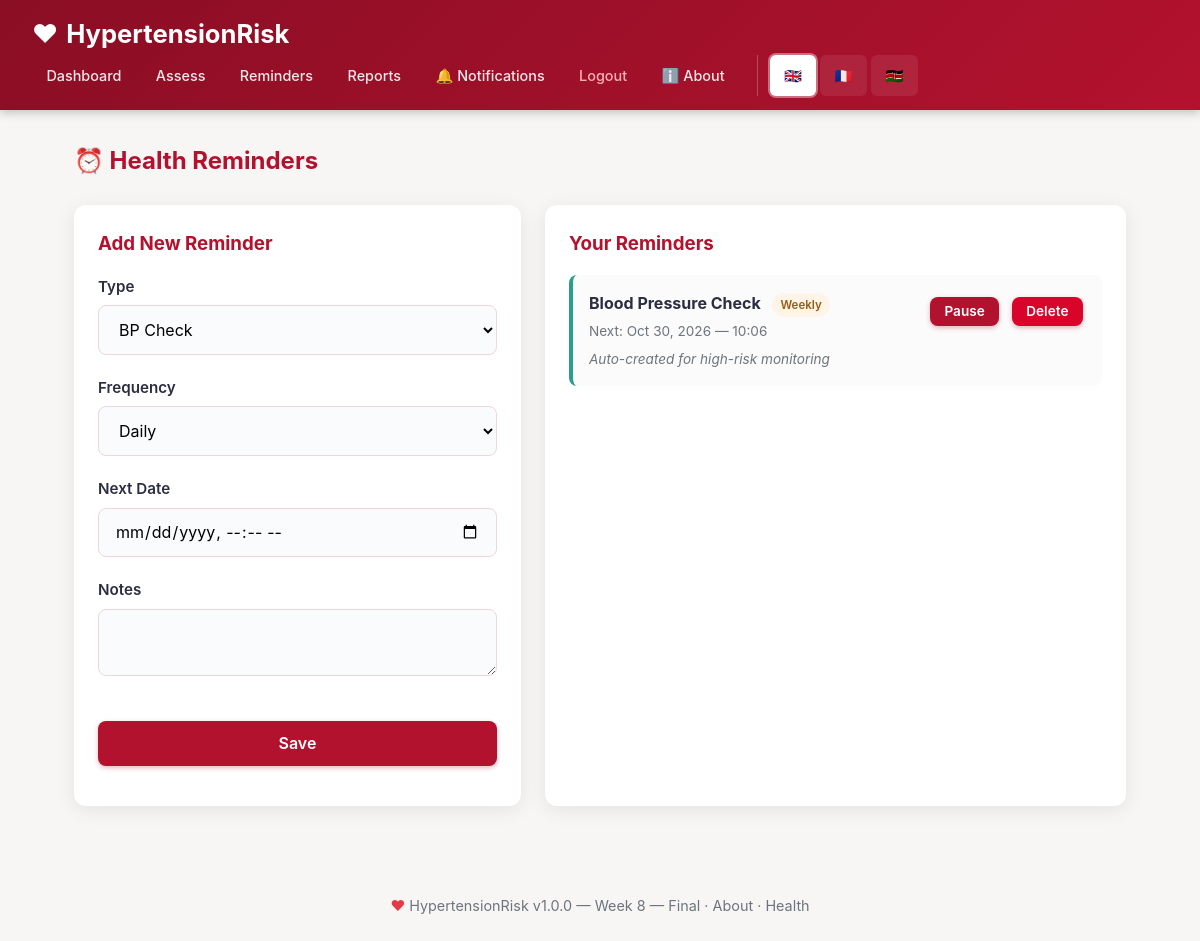
Page /reminders (signed in) on the committed database.
### app.py (models this page shows)
class Reminder(db.Model):
    id = db.Column(db.Integer, primary_key=True)
    user_id = db.Column(db.Integer, db.ForeignKey('user.id'), nullable=False)
    reminder_type = db.Column(db.String(50)); frequency = db.Column(db.String(30))
    next_date = db.Column(db.DateTime); notes = db.Column(db.Text)
    active = db.Column(db.Boolean, default=True)
    created_at = db.Column(db.DateTime, default=datetime.utcnow)

### app.py (the view)
@app.route('/reminders', methods=['GET','POST'])
@login_required
def reminders():
    form = ReminderForm()
    if form.validate_on_submit():
        db.session.add(Reminder(user_id=current_user.id, reminder_type=form.reminder_type.data, frequency=form.frequency.data, next_date=form.next_date.data, notes=form.notes.data))
        db.session.commit(); flash('Reminder created!', 'success'); return redirect(url_for('reminders'))
    return render_template('reminders.html', form=form, reminders=Reminder.query.filter_by(user_id=current_user.id).all())

### app.py
class ReminderForm(FlaskForm):
    reminder_type = SelectField('Type', choices=[('Blood Pressure Check','BP Check'),('Medication','Medication'),('Follow-up','Follow-up'),('Exercise','Exercise'),('Custom','Custom')])
    frequency = SelectField('Frequency', choices=[('Daily','Daily'),('Weekly','Weekly'),('Monthly','Monthly')])
    next_date = DateTimeLocalField('Next Date', format='%Y-%m-%dT%H:%M', validators=[InputRequired()])
    notes = TextAreaField('Notes', validators=[Optional(), Length(max=300)])
    submit = SubmitField('Save')

### app.py (called while the page is built)
def get_current_language():
    url_lang = request.args.get('lang')
    if url_lang and url_lang in TRANSLATIONS:
        session['language'] = url_lang
        return url_lang
    return session.get('language', 'en')

@app.before_request
def before_request():
    g.lang = get_current_language()
    g.t = lambda key: get_text(g.lang, key)

@app.context_processor
def inject_globals():
    return {
        't': lambda key: get_text(g.lang, key),
        'current_lang': g.lang,
        'supported_languages': SUPPORTED_LANGUAGES,
        'app_version': APP_VERSION,
        'app_build': APP_BUILD_DATE,
    }

@login_manager.user_loader
def load_user(user_id):
    return User.query.get(int(user_id))

### translations.py (called while the page is built)
def get_text(lang, key):
    return TRANSLATIONS.get(lang, TRANSLATIONS['en']).get(key, TRANSLATIONS['en'].get(key, key))

### templates/reminders.html (shortened to what this page needs)
{% extends "base.html" %}
{% block content %}
<div class="page-header"><h2>⏰ Health Reminders</h2></div>
<div class="reminders-layout">
    <div class="reminder-form-box">
        <h3>Add New Reminder</h3>
        <form method="POST">
            <div class="form-group">{{ form.reminder_type.label }}{{ form.reminder_type(class="form-control") }}</div>
            <div class="form-group">{{ form.frequency.label }}{{ form.frequency(class="form-control") }}</div>
            <div class="form-group">{{ form.next_date.label }}{{ form.next_date(class="form-control") }}</div>
            <div class="form-group">{{ form.notes.label }}{{ form.notes(class="form-control", rows="2") }}</div>
            {{ form.submit(class="btn btn-primary btn-block") }}
        </form>
    </div>
    <div class="reminder-list-box">
        <h3>Your Reminders</h3>
        {% if reminders %}
            {% for r in reminders %}
            <div class="reminder-item {% if not r.active %}inactive{% endif %}">
                <div class="reminder-info">
                    <strong>{{ r.reminder_type }}</strong>
                    <span class="badge-freq">{{ r.frequency }}</span>
                    <div class="reminder-sub">Next: {{ r.next_date.strftime('%b %d, %Y — %H:%M') }}
                        {% if not r.active %} — <em>Paused</em>{% endif %}</div>
                    {% if r.notes %}<div class="reminder-notes">{{ r.notes }}</div>{% endif %}
                </div>
                <div class="reminder-actions">
                    <form method="POST" action="{{ url_for('toggle_reminder', rem_id=r.id) }}" style="display:inline;">
                        <button class="btn btn-small">{{ 'Pause' if r.active else 'Activate' }}</button>
                    </form>
                    <form method="POST" action="{{ url_for('delete_reminder', rem_id=r.id) }}"
                          onsubmit="return confirm('Delete?');" style="display:inline;">
                        <button class="btn btn-small btn-danger">Delete</button>
                    </form>
                </div>
            </div>
            {% endfor %}
        {% else %}<p class="empty-text">No reminders yet.</p>{% endif %}
    </div>
</div>
{% endblock %}

### static/css/style.css (style rules this page uses)
:root { --primary: #b3122e; --primary-dark: #8a0e24; --primary-light: #e63946; --secondary: #f4a261; --success: #2a9d8f; --danger: #d90429; --warning: #e76f51; --background: #f8f5f5; --card-bg: #ffffff; --text: #2b2d42; --text-light: #6c757d; --border: #f0d6d6; --shadow-sm: 0 2px 8px rgba(0,0,0,0.04); --shadow-md: 0 4px 20px rgba(0,0,0,0.08); --shadow-lg: 0 12px 30px rgba(0,0,0,0.12); --radius: 12px; --transition: all 0.25s ease; }
* { margin: 0; padding: 0; box-sizing: border-box; }
body { font-family: 'Inter', 'Segoe UI', system-ui, -apple-system, sans-serif; background: var(--background); color: var(--text); line-height: 1.6; min-height: 100vh; display: flex; flex-direction: column; }
.btn { display: inline-block; padding: 0.8rem 1.8rem; background: var(--primary); color: white; text-decoration: none; border-radius: 8px; font-weight: 600; font-size: 1rem; margin: 0.4rem 0.2rem; border: none; cursor: pointer; transition: var(--transition); text-align: center; box-shadow: 0 2px 5px rgba(179,18,46,0.3); position: relative; overflow: hidden; font-family: inherit; }
.btn-danger { background: var(--danger); }
.btn-small { padding: 0.4rem 0.9rem; font-size: 0.85rem; }
.btn-block { width: 100%; margin: 1rem 0; }
.form-group { margin-bottom: 1.3rem; }
.form-group label { display: block; font-weight: 600; margin-bottom: 0.4rem; font-size: 0.95rem; }
.form-control { width: 100%; padding: 0.8rem 1rem; border: 1px solid var(--border); border-radius: 8px; font-size: 1rem; background: #fafbfc; transition: var(--transition); font-family: inherit; }
.badge-type, .badge-freq, .badge-status { display: inline-block; padding: 0.15rem 0.55rem; font-size: 0.72rem; border-radius: 12px; margin-left: 0.4rem; font-weight: 600; }
.badge-freq { background: #fef4e8; color: #995c0f; }
.page-header { display: flex; justify-content: space-between; align-items: center; margin-bottom: 1.5rem; flex-wrap: wrap; gap: 1rem; }
.page-header h2 { color: var(--primary); }
.reminders-layout { display: grid; grid-template-columns: 1fr 1.3fr; gap: 1.5rem; }
.reminder-form-box, .reminder-list-box { background: white; padding: 1.5rem; border-radius: var(--radius); box-shadow: var(--shadow-md); }
.reminder-form-box h3, .reminder-list-box h3 { color: var(--primary); margin-bottom: 1rem; }
.reminder-item { display: flex; justify-content: space-between; align-items: flex-start; padding: 1rem; margin-bottom: 0.75rem; background: #fbfbfb; border-radius: 8px; border-left: 4px solid var(--success); gap: 1rem; flex-wrap: wrap; }
.reminder-info { flex: 1; min-width: 180px; }
.reminder-sub { font-size: 0.85rem; color: var(--text-light); margin-top: 0.25rem; }
.reminder-notes { font-size: 0.85rem; color: var(--text-light); font-style: italic; margin-top: 0.4rem; }
.reminder-actions { display: flex; gap: 0.4rem; align-items: center; }

### rows in the picture
Reminder: reminder_type "Blood Pressure Check", frequency "Weekly", next_date "Oct 30, 2026 — 10:06", notes "Auto-created for high-risk monitoring", active "Pause"

### other values in the picture
{{ t('app_name') }} "HypertensionRisk"
{{ t('dashboard') }} "Dashboard"
{{ t('assessment') }} "Assess"
{{ t('reminders') }} "Reminders"
{{ t('reports') }} "Reports"
{{ t('notifications') }} "Notifications"
{{ t('logout') }} "Logout"
{{ label.split(' ')[0] }} "🇬🇧" "🇫🇷" "🇰🇪"
{{ app_version }} "1.0.0"
{{ app_build }} "Week 8 — Final"
